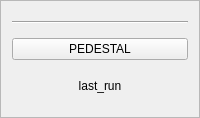
     <widget class="QFrame" name="frame_5">
      <property name="sizePolicy">
       <sizepolicy hsizetype="Minimum" vsizetype="Preferred">
        <horstretch>0</horstretch>
        <verstretch>0</verstretch>
       </sizepolicy>
      </property>
      <property name="minimumSize">
       <size>
        <width>100</width>
        <height>0</height>
       </size>
      </property>
      <property name="frameShape">
       <enum>QFrame::Shape::StyledPanel</enum>
      </property>
      <property name="frameShadow">
       <enum>QFrame::Shadow::Raised</enum>
      </property>
      <layout class="QVBoxLayout" name="verticalLayout_6">
       <item>
        <widget class="Line" name="line_5">
         <property name="sizePolicy">
          <sizepolicy hsizetype="Minimum" vsizetype="Fixed">
           <horstretch>0</horstretch>
           <verstretch>0</verstretch>
          </sizepolicy>
         </property>
         <property name="minimumSize">
          <size>
           <width>60</width>
           <height>20</height>
          </size>
         </property>
         <property name="orientation">
          <enum>Qt::Orientation::Horizontal</enum>
         </property>
        </widget>
       </item>
       <item>
        <widget class="QPushButton" name="pedestal_btn">
         <property name="sizePolicy">
          <sizepolicy hsizetype="Minimum" vsizetype="Fixed">
           <horstretch>0</horstretch>
           <verstretch>0</verstretch>
          </sizepolicy>
         </property>
         <property name="minimumSize">
          <size>
           <width>160</width>
           <height>20</height>
          </size>
         </property>
         <property name="text">
          <string>PEDESTAL</string>
         </property>
         <attribute name="buttonGroup">
          <string notr="true">buttonGroup</string>
         </attribute>
        </widget>
       </item>
       <item>
        <widget class="QLabel" name="pedestal_lastrun_label">
         <property name="sizePolicy">
          <sizepolicy hsizetype="Minimum" vsizetype="Minimum">
           <horstretch>0</horstretch>
           <verstretch>0</verstretch>
          </sizepolicy>
         </property>
         <property name="minimumSize">
          <size>
           <width>60</width>
           <height>40</height>
          </size>
         </property>
         <property name="text">
          <string>last_run</string>
         </property>
         <property name="alignment">
          <set>Qt::AlignmentFlag::AlignCenter</set>
         </property>
         <property name="wordWrap">
          <bool>true</bool>
         </property>
        </widget>
       </item>
      </layout>
     </widget>
